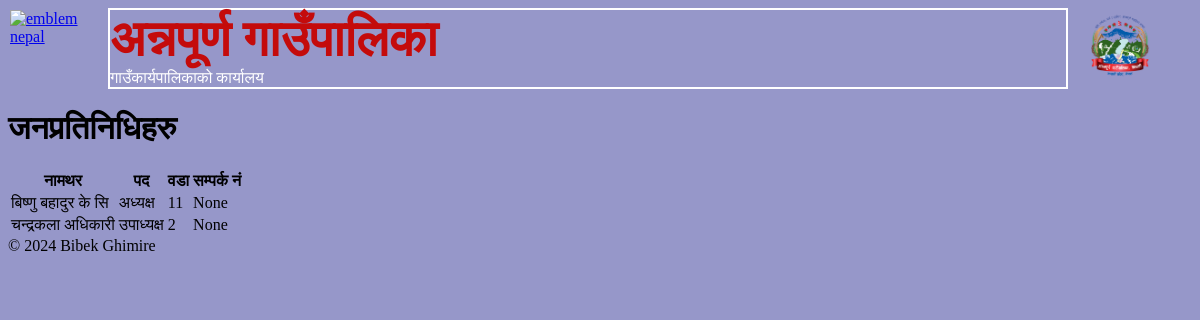
The app's page /dcc/pubreps with its own data.
### dcc/models.py (models this page shows, shortened)
class PublicRep(models.Model):
    name=models.CharField(max_length=100,null=True)
    post=models.ForeignKey(PublicRepPost,
                           on_delete=models.SET_DEFAULT,default='',
                           related_name='PublicRepresentative')
    phone_number=models.PositiveBigIntegerField(unique=True,null=True, verbose_name='सम्पर्क नं')
    ward=models.PositiveIntegerField(choices=Choices.WardChoices,default=1)
    pubrep_weight=models.IntegerField(choices=Choices.IntegerChoices100,default=50)

class PublicRepPost(models.Model):
    name=models.CharField(max_length=100, verbose_name="जनप्रतिनिधि पद")
    def __str__(self):
        return self.name

### dcc/views.py (the view)
# urls.py: path('pubreps', views.PubRepView, name='pubrep_list'),
def PubRepView(request):
    pubreps=models.PublicRep.objects.all()
    return render(request,'dcc/pubrep.html',{'pubreps':pubreps})

### dcc/templates/dcc/pubrep.html (shortened to what this page needs)
{% extends 'base.html' %}
{% load static %}
{% block contents %}
        <div class="emp-list">
                <h1>जनप्रतिनिधिहरु</h1>
                <table>
                        <thhead>
                                <tr>
                                        <th>नामथर</th>
                                        <th>पद</th>
                                        <th>वडा</th>
                                        <th>सम्पर्क नं</th>
                                </tr>
                        <tbody>
                                {% for pubrep in pubreps %}
                                <tr>
                                        <td>{{ pubrep.name }}</td>
                                        <td>{{ pubrep.post }}</td>
                                        <td>{{ pubrep.ward }}</td>
                                        <td>{{ pubrep.phone_number }}</td>
                                </tr>
                                {% endfor %}
                        </tbody>
                </table>
        </div>
{% endblock %}

### static/css/styles.css (style rules this page uses)
body { background-color: rgb(150, 151, 201); }

### records on screen
PublicRep: name "बिष्णु बहादुर के सि", post "अध्यक्ष", ward "11", phone_number "None"
PublicRep: name "चन्द्रकला अधिकारी", post "उपाध्यक्ष", ward "2", phone_number "None"
